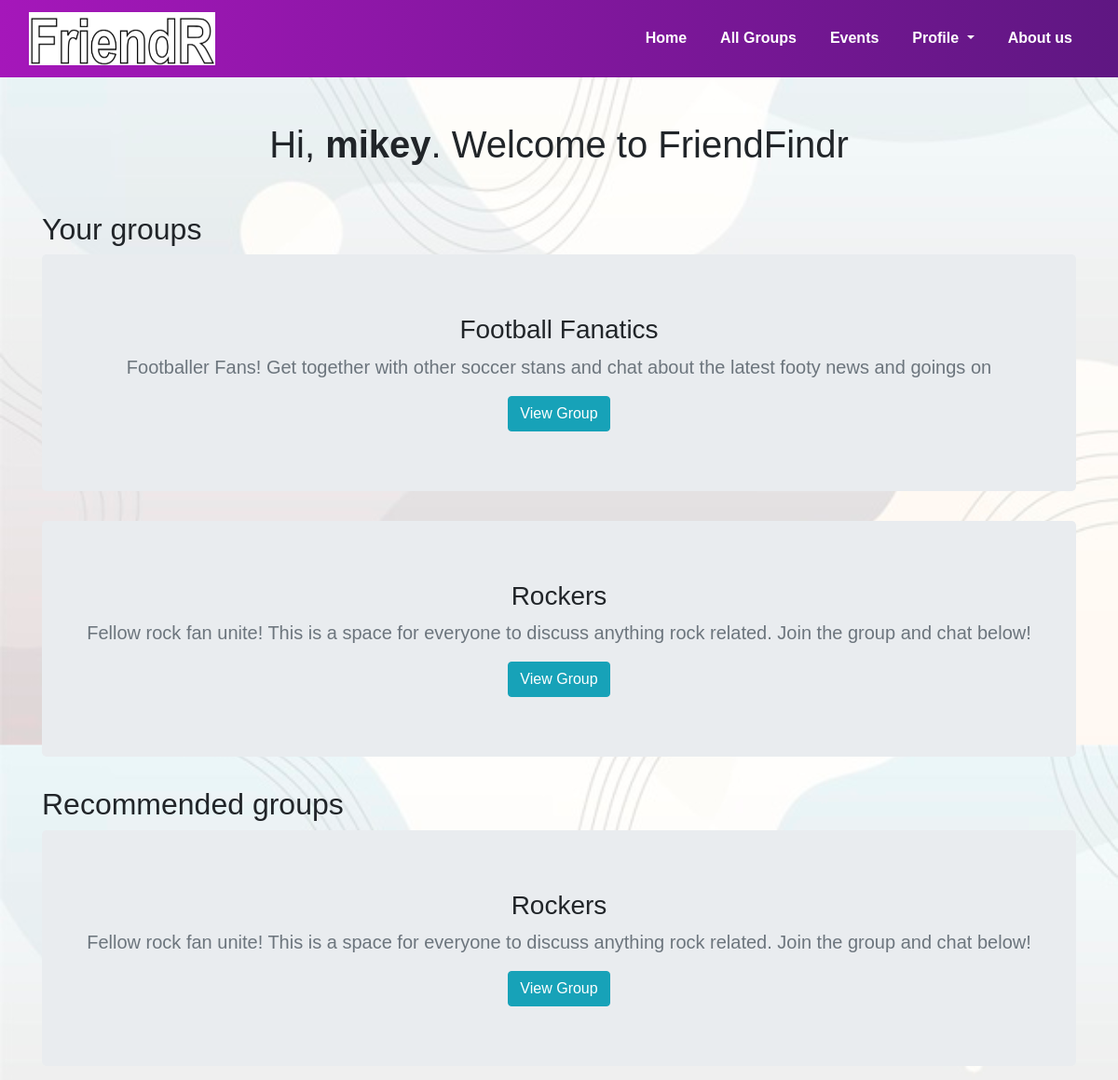
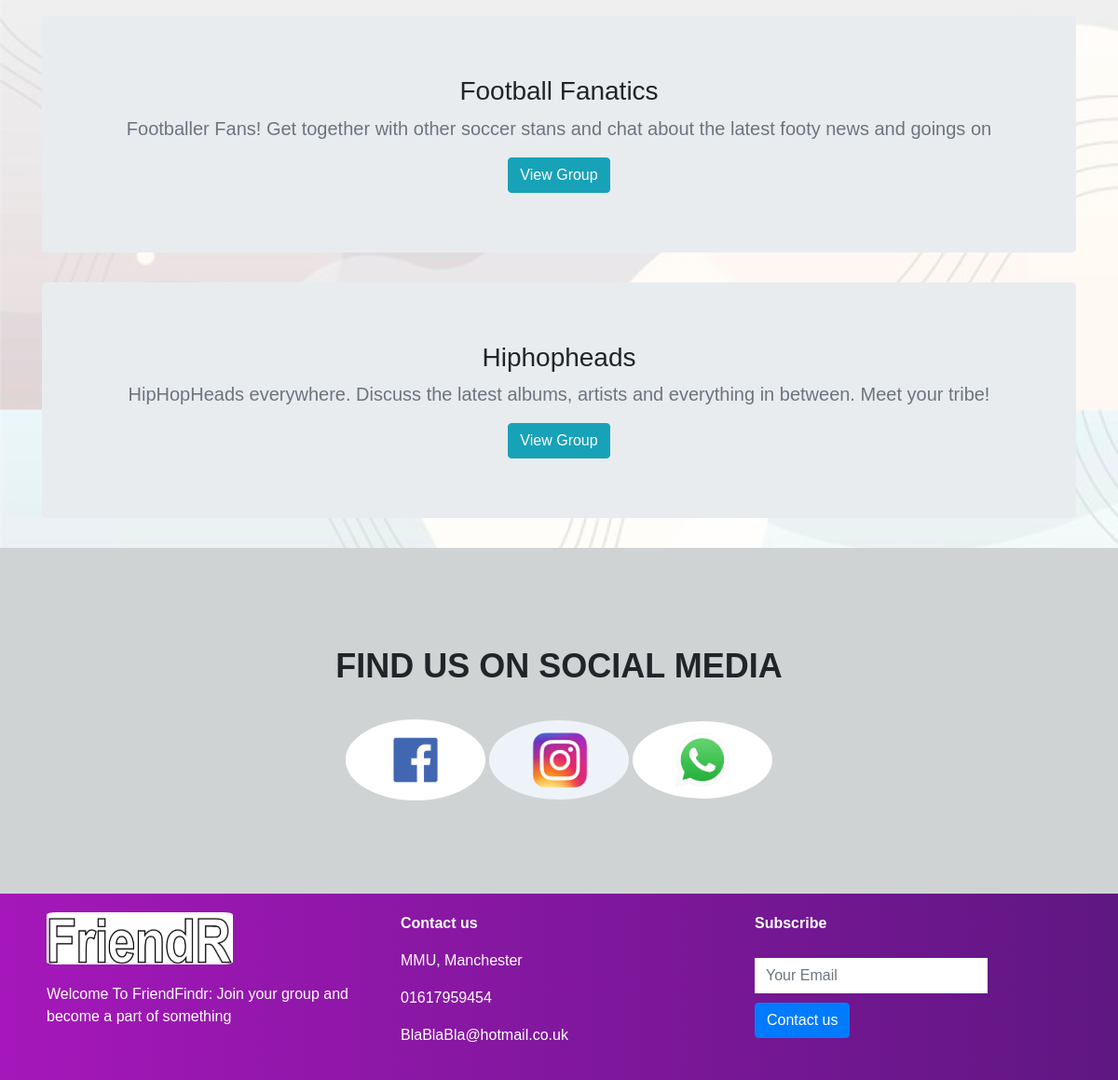
Screenshot of /welcome.php (signed in) with the database file from the repository (2 pictures, top to bottom).
### tables this page shows
CREATE TABLE `groups` (
  `groupid` int(11) NOT NULL,
  `name` varchar(45) NOT NULL,
  `description` varchar(255) NOT NULL
);

### welcome.php (the view, shortened to what this page needs)
<?php
require_once "config.php";
function getJoinedGroups()
{
    global $mysqli;
    $sql = "SELECT g.groupid, g.name, g.description FROM groups g, usergroups ug WHERE g.groupid = ug.groupid AND ug.userid =" . $_SESSION["id"] . ";";
    $joinedgroups_err = ($result = $mysqli->query($sql)) ? "" : "Error: " . $mysqli->error;
    if ($result->num_rows > 0) {
        while ($row = $result->fetch_assoc()) {
            echo <<<HTML
                    <div id="recommended-groups-box" class="jumbotron text-center">
                        <h3 class="jumbotron-heading">{$row["name"]}</h3>
                        <p class="lead text-muted">{$row["description"]}</p>
                        <a href="group-page.php?groupid={$row["groupid"]}" class="btn btn-info" role="button">View Group</a>
                    </div>
                    HTML;
        }
    } else {
        $joinedgroups_err = "You're not part of any groups.. ";
    }
}
function getRecommendedGroups()
{
    global $mysqli;
    $sql = "SELECT DISTINCT g.groupid, g.name, g.description FROM groups g, grouphobbies gh, userhobbies uh where gh.hobbyid = uh.hobbyid AND uh.userid = " . $_SESSION["id"] . ";";
    $group_err = ($result = $mysqli->query($sql)) ? "" : "Error: " . $mysqli->error;
    if ($result->num_rows > 0) {
        while ($row = $result->fetch_assoc()) {
                echo <<<HTML
                    <div id="recommended-groups-box" class="jumbotron text-center">
                        <h3 class="jumbotron-heading">{$row["name"]}</h3>
                        <p class="lead text-muted">{$row["description"]}</p>
                        <a href="group-page.php?groupid={$row["groupid"]}" class="btn btn-info" role="button">View Group</a>
                    </div>
                    HTML;
            }
    } else {
        $group_err = "No groups to recommend.. Try selecting some hobbies";
    }
}
?>
<!DOCTYPE html>
<html lang="en">
<head>
    <link rel="stylesheet" type="text/css" href="css/wpCss.css"/>
    <link rel="stylesheet" href="https://stackpath.bootstrapcdn.com/bootstrap/4.5.2/css/bootstrap.min.css">
    <link rel="stylesheet" type="text/css" href="css/wpCSS.css"">
</head>
<body>
<section id="nav-bar">
    <nav class="navbar navbar-expand-lg navbar-light">
        <div class="container-fluid">
            <a class="navbar-brand" href="#"><img src="./data/logo.png" /></a>
            <div class="collapse navbar-collapse" id="navbarNav">
                <ul class="navbar-nav ml-auto">
                    <li class="nav-item">
                        <a class="nav-link" href="welcome.php">Home</a>
                    </li>
                    <li class="nav-item">
                        <a class="nav-link" href="groups-page.php">All Groups</a>
                    </li>
                    <li class="nav-item">
                        <a class="nav-link" href="events-page.php">Events</a>
                    </li>
                    <li class="nav-item dropdown">
                        <a class="nav-link dropdown-toggle" href="#" id="navbardrop" data-toggle="dropdown">
                            Profile
                        </a>
                    </li>
                    <li class="nav-item">
                        <a class="nav-link" href="about-us.php">About us</a>
                    </li>
                </ul>
            </div>
        </div>
    </nav>
</section>
<h1 class="my-5" style="text-align: center">Hi, <b><?php echo htmlspecialchars($_SESSION["username"]); ?></b>. Welcome to FriendFindr</h1>
<div class="container">
    <h2>Your groups</h2>
    <?php getJoinedGroups(); ?>
    <h2>Recommended groups</h2>
    <?php getRecommendedGroups(); ?>
</div>
<section id="social-media">
    <div class="container text-center">
        <p>FIND US ON SOCIAL MEDIA</p>
        <div class="social-icons">
            <a href="#"> <img src="./data/fb.png" /> </a>
            <a href="#"> <img src="./data/ig.png" /> </a>
            <a href="#"> <img src="./data/ws.jpg" /> </a>
        </div>
    </div>
</section>
<section id="footer">
    <div class="container">
        <div class="row">
            <div class="col-md-4 footer-box">
                <img src="./data/logo.png" />
                <p>
                    Welcome To FriendFindr:
                    Join your group and become a part of something
                </p>
            </div>
            <div class="col-md-4 footer-box">
                <p><b> Contact us </b></p>
                <p><i class="fa fa-map-marker"></i> MMU, Manchester</p>
                <p><i class="fa fa-phone"></i>01617959454</p>
                <p><i class="fa fa-envelope"></i>BlaBlaBla@hotmail.co.uk</p>
            </div>
            <div class="col-md-4 footer-box">
                <p><b> Subscribe </b></p>
                <input type="email" class="form-control" placeholder="Your Email" />
                <button type="button" class="btn btn-primary">Contact us</button>
            </div>
        </div>
    </div>
</section>
</body>
</html>

### css/wpCss.css (style rules this page uses)
* { margin:0; padding:0; }
body { font-family: 'Raleway', sans-serif; background-image:url('./bck1.jpg'); background-repeat: repeat-y; background-size: 100% auto; }
#nav-bar { position: sticky; top:0; z-index:10; }
.navbar { background-image: linear-gradient(to right, #a517ba, #5f1782); }
.navbar-nav li { padding: 0 10px; }
.navbar-nav li a { color: #fff !important; font-weight: 600; float:right; text-align:left; }
.navbar-brand img { width:200px; }
#social-media { background:#D0D3D4; padding:100px 0; }
#social-media p { font-size: 36px; font-weight:600; margin-bottom:30px; }
.social-icons img { width:150px; transition:0.5s; border-radius:100%; border:none; }
#footer { background-image: linear-gradient(to right, #a517ba, #5f1782); color: #fff; }
.footer-box { padding:20px; }
.footer-box img { width:200px; margin-bottom:20px; border-radius:5%; }
.footer-box .form-control { box-shadow:none; border:none; border-radius:0; margin-top:25px; max-width:250px; }
.footer-box .btn-primary { margin-top:10px; }

### rows the page displays
groups: name "Football Fanatics", description "Footballer Fans! Get together with other soccer stans and chat about the latest footy news and goings on"
groups: name "Rockers", description "Fellow rock fan unite! This is a space for everyone to discuss anything rock related. Join the group and chat below!"
groups: name "Hiphopheads", description "HipHopHeads everywhere. Discuss the latest albums, artists and everything in between. Meet your tribe!"

### other values shown
$_SESSION["username"] "mikey"
